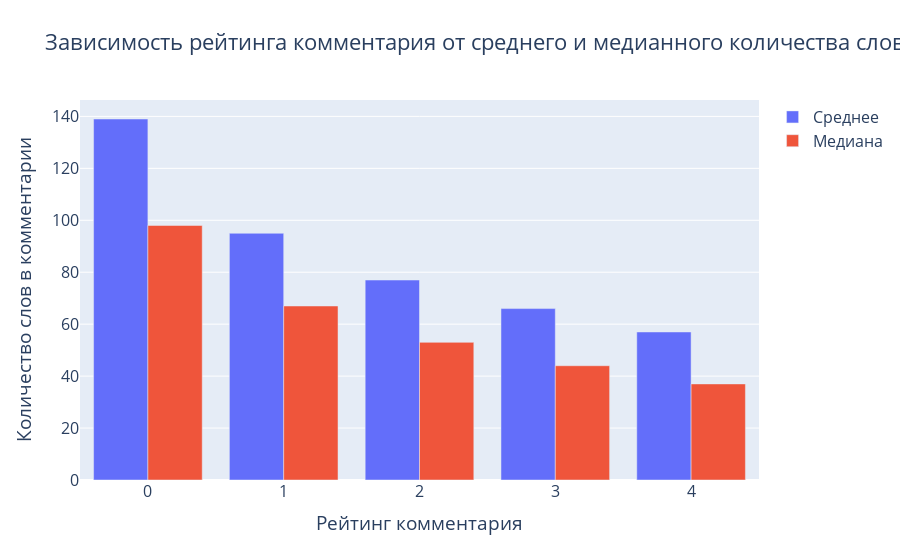

Source (notebook cell):
### Markdown cell above
Проверим очевидное - есть ли зависимость между рейтингом комментария и количеством слов в нем.

### Code cell
# сгруппируем данные для удобства
text_length_score_df = train_df.groupby('score')['text_length'].agg(['mean', 'median']).round().reset_index()

# строим график
text_score_length_plot = go.Figure()

# для среднего
text_score_length_plot.add_trace(go.Bar(
   x=text_length_score_df['score'],
   y=text_length_score_df['mean'],
   name='Среднее')
)

# для медианы
text_score_length_plot.add_trace(go.Bar(
   x=text_length_score_df['score'],
   y=text_length_score_df['median'],
   name='Медиана')
)

text_score_length_plot.update_layout(
   title='Зависимость рейтинга комментария от среднего и медианного количества слов',
   xaxis_title='Рейтинг комментария',
   yaxis_title='Количество слов в комментарии',
   font=dict(size=16)
)

### Figure 1 — Plotly figure (JSON) as saved in the notebook; plotly's stock layout.template omitted (floating-point values rounded to 4 significant figures)
{"data": [{"name": "Среднее", "type": "bar", "x": [0, 1, 2, 3, 4], "y": [139, 95, 77, 66, 57]}, {"name": "Медиана", "type": "bar", "x": [0, 1, 2, 3, 4], "y": [98, 67, 53, 44, 37]}], "layout": {"font": {"size": 16}, "title": {"text": "Зависимость рейтинга комментария от среднего и медианного количества слов"}, "xaxis": {"title": {"text": "Рейтинг комментария"}}, "yaxis": {"title": {"text": "Количество слов в комментарии"}}}}
